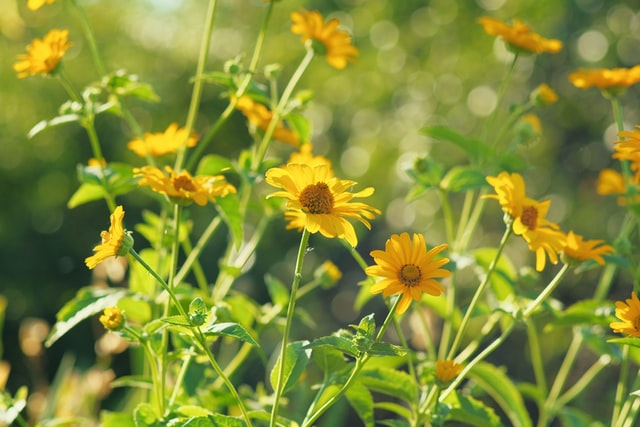
#> input picture Image_Data/flowers.jpg, 640 x 427 px, found by its file name
$ jupyter execute Histograms.ipynb   (shell and % lines are left out)
#> lines starting #> are read from the running program, lines starting #| are printed output that depends on the picture
# Image Histograms
### Overview
Histograms provide amazing visuals and information that can be very helpful when making decisions in computer vision. Histograms are commonly used to provide data for more accurate thresholding values and can also help preserve details and provide greater constrast to reduce noise as will be shown later in the section.

#### Color Histograms Using Numpy
Before getting into the opencv syntax, the following demonstration will show how to calculate a color histogram for an image to provide a greater understanding of what goes on behind the scenes.

[cell 1]
import cv2
import numpy as np
import matplotlib.pyplot as plt

flower_img = cv2.imread('../Image_Data/flowers.jpg')
#> flower_img is the input picture: shape (427, 640, 3); mean B, G, R 55, 140.6, 131.4
flower_img = cv2.cvtColor(flower_img, cv2.COLOR_BGR2RGB)
plt.imshow(flower_img)

After the image is loaded in, the frequencies of the pixel values contained in each color channel must be recorded. The simple method below take an input image and desired color channel (0=R, 1=G, 2=B) and returns a pixel frequency array for that desired channel:

[cell 2]
def gen_freq_list(img, channel):
#> called with channel = 0
    if channel > 2 or channel < 0:
        return None

    freq_list = [0] * 256
    for row in range(len(img)):
        for col in range(len(img[row])):
            freq_list[img[row, col, channel]]+=1
#> after the loop, freq_list = 256 values, max 2065 at index 137, min 0 at index 0, mean 1067.5
    return freq_list

This method can then be used to get the frequencies to display the color histogram for the flower image

[cell 3]
red_freq = gen_freq_list(flower_img, 0)
#> red_freq has the same summary as freq_list in gen_freq_list
green_freq = gen_freq_list(flower_img, 1)
#> green_freq = 256 values, max 2844 at index 153, min 0 at index 0, mean 1067.5
blue_freq = gen_freq_list(flower_img, 2)
#> blue_freq = 256 values, max 5224 at index 36, min 0 at index 229, mean 1067.5
plt.title('Color Histogram - Using Numpy Arrays')
plt.plot(red_freq, color='red')
plt.plot(green_freq, color='green')
plt.plot(blue_freq, color='blue')
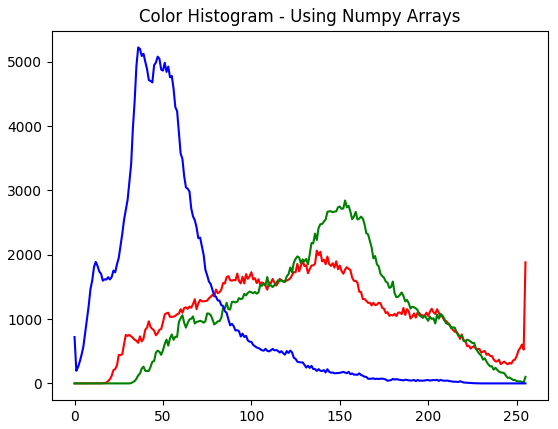
#> figure drawn by matplotlib, 1 panel; curve peaks at x = 137, y = 2065; curve peaks at x = 153, y = 2844; curve peaks at x = 36, y = 5224

#### Color Histograms Using opencv
Creating and plotting a color histogram is much simpler using opencv. The calcHist() allows the list of frequencies performs all of the work that the gen_freq_list did above. The code to display a simple color histogram using opencv is shown below. a colors tuple and enumerate are used to provide both a counter and access to the tuple values simultaneously to be used when calculating the histogram.

[cell 4]
colors = ('r', 'g', 'b')
plt.title('Color Histogram - Using opencv')
for channel, color in enumerate(colors):
    histogram = cv2.calcHist([flower_img], [channel], None, [256], [0,256])
    plt.plot(histogram, color=color)
#> figure, not shown here; curve peaks at x = 137, y = 2065; curve peaks at x = 153, y = 2844; curve peaks at x = 36, y = 5224

The color histograms calculated are the same using both methods, as is expected. The manual way was provided to help provide a better understanding of how a color histogram is actually calculated.

***
### Histogram Equalization - Demonstration

Beyond just basic histograms, a technique known as histogram equalization is commonly used to create sharper details through contrast by distributing the frequency of values. This technique is achieved by giving a linear trend to the cumulative distribution function (cdf), which is used to ultimately calculate new intensity values for grayscale images.

[cell 5]
gray_flower_img = cv2.imread('../Image_Data/flowers.jpg', 0)
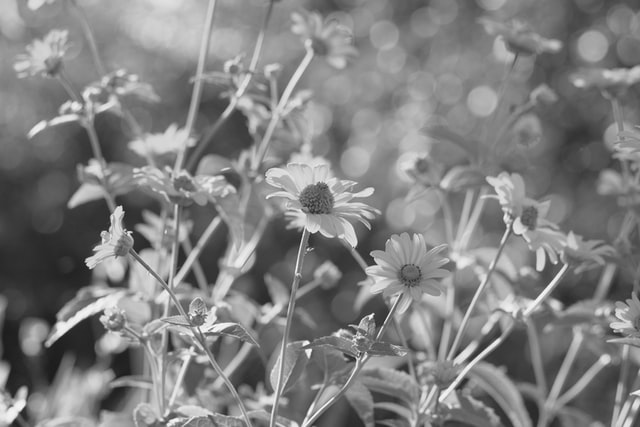
#> gray_flower_img: shape (427, 640); min 25, max 255, mean 128.1
plt.imshow(gray_flower_img, cmap='gray')
#img w/o histogram equilization

Below is a method to calculate the cumululative histogram (cdf) for the image passed in:

[cell 6]
def calc_cum_hist(img):
    img_arr = img.copy().flatten()
    img_arr.sort()
    total = 0
    result = [0] * 256
    for val in img_arr:
        total+=1
        result[val] = total
#> this loop made 273280 passes
#> val on passes 1 to 3: 25, 26, 27
#> after the loop, result = 256 values from 0 to 273280; total = 273280
    return result

[cell 7]
cum_hist = calc_cum_hist(gray_flower_img)
#> cum_hist = 256 values from 0 to 273280
plt.plot(cum_hist)
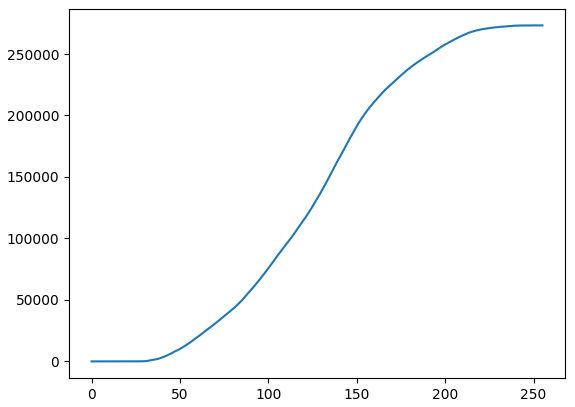
#> figure drawn by matplotlib, 1 panel; curve peaks at x = 255, y = 273280

We can then use the calculated cdf for this image to find the new intensity pixel values for the grayscale image using the a generalized form of the histogram equalization equation:
<center></center>

* M: Image width
* N: Image height
* v: intensity value
* L: number of gray pixels used (usually 256)

[cell 8]
def equalize(img):
    img_copy = img.copy()
    cum_hist = calc_cum_hist(img_copy)
#> the loop in calc_cum_hist (call 2), `for val in img_arr:` made 273280 passes
#> cum_hist = 256 values from 0 to 273280
    for row in range(len(img_copy)):
        for col in range(len(img_copy[row])):
            val = round(((cum_hist[img_copy[row, col]] - cum_hist[0])/((len(img_copy) * len(img_copy[0])) - cum_hist[0])) * 255)
            img_copy[row, col] = val
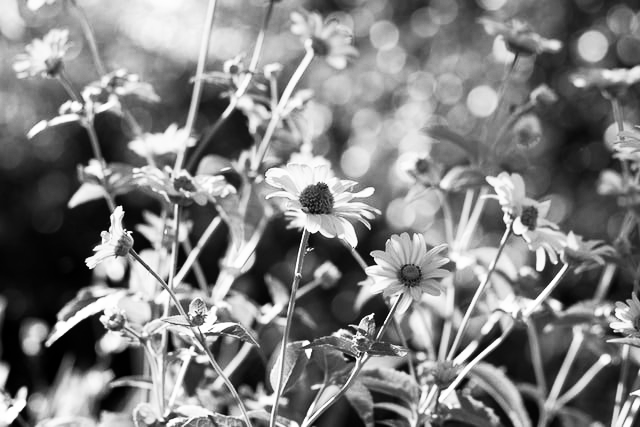
#> img_copy: shape (427, 640); min 0, max 255, mean 128.3
    return img_copy

After equalization, the flower image now looks as follows:

[cell 9]
equa_gray_flowers = equalize(gray_flower_img)
plt.imshow(equa_gray_flowers, cmap='gray')

[cell 10]
cumul_hist_eq = calc_cum_hist(equa_gray_flowers)
#> cumul_hist_eq = 256 values, max 273280 at index 255, min 0 at index 36, mean 91104
plt.plot(cumul_hist_eq)
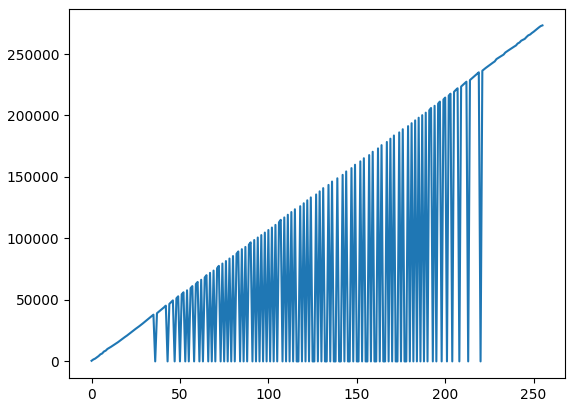
#> figure drawn by matplotlib, 1 panel; curve peaks at x = 255, y = 273280

The histograms before and after equalization are plotted below:

[cell 11]
f = plt.figure(figsize=(10,3))
ax = f.add_subplot(121, title='Intesity Histogram - Arrays')
ax2 = f.add_subplot(122, title='Histogram Equalization - Arrays')
ax.hist(gray_flower_img.copy().flatten(), 256)
ax2.hist(equa_gray_flowers.copy().flatten(), 256)
plt.show()
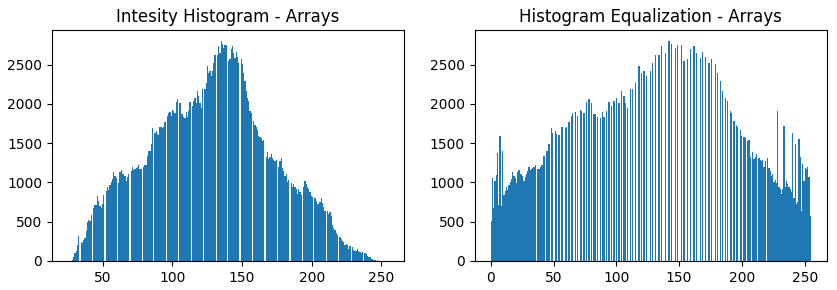
#> figure drawn by matplotlib, 2 panels; panel 1: tallest bar 2800 high, from x = 134.6 to 135.5; panel 2: tallest bar 2800 high, from x = 141.4 to 142.4

The values are more evenly distributed in the equalized histogram, and the image shown above had much better contrast as a result

#### Histogram Equalization - opencv
opencv provides many helpful methods that can do all of the image processing. Histogram equalization is no exception. As shown below, the equalized grayscale image coded manually and the opencv equalizeHist() method provide the same result.

[cell 12]
eq_flower = cv2.equalizeHist(gray_flower_img)
fig, axarr = plt.subplots(1, 2, figsize=(15, 15))
axarr[0].imshow(equa_gray_flowers, cmap='gray')
axarr[1].imshow(eq_flower, cmap='gray')

The equalized histograms values can then be calculated and inspected as follows:

[cell 13]
eq_hist_vals = cv2.calcHist([eq_flower], channels=[0], mask=None, histSize=[256], ranges=[0,256])
#> eq_hist_vals = 256 values, max 2800 at index 142, min 0 at index 36, mean 1067.5
plt.plot(eq_hist_vals)
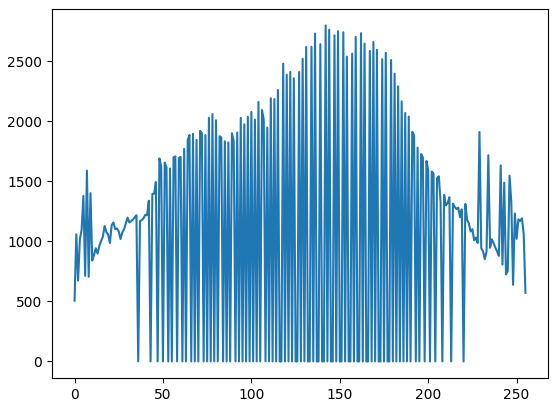
#> figure drawn by matplotlib, 1 panel; curve peaks at x = 142, y = 2800

Taking a look at the equalized histogram computed manually and the one computed by the opencv library, they look very similar if not exactly the same.

[cell 14]
f = plt.figure(figsize=(10,3))
ax = f.add_subplot(121, label='Equalized Histogram - Arrays', title='Equalized Histogram - Arrays')
ax2 = f.add_subplot(122, label='Equalized Histogram - opencv', title='Equalized Histogram - opencv')
ax.hist(equa_gray_flowers.copy().flatten(), 256)
ax2.plot(eq_hist_vals)
plt.show()
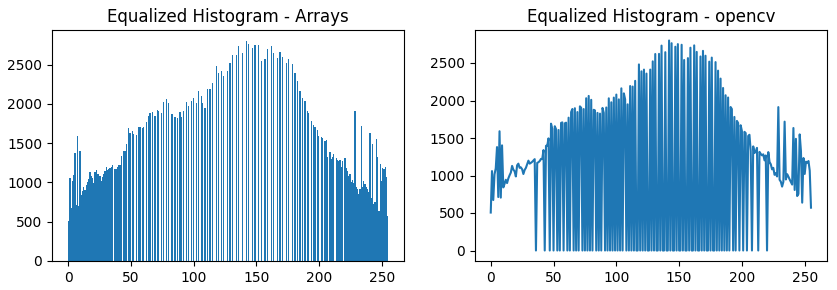
#> figure drawn by matplotlib, 2 panels; panel 1: tallest bar 2800 high, from x = 141.4 to 142.4; panel 2: curve peaks at x = 142, y = 2800

Opencv can also be used to increase contrast in regular colored images as well.

[cell 15]
# Histogram equalization for a colorized image
flower_img = cv2.imread('../Image_Data/flowers.jpg')
flower_img = cv2.cvtColor(flower_img, cv2.COLOR_BGR2HSV)
#> flower_img: shape (427, 640, 3); mean H, S, V 37.1, 151.6, 146.2
flower_img[:, :, 2] = cv2.equalizeHist(flower_img[:, :, 2])
#> flower_img: shape (427, 640, 3); mean H, S, V 37.1, 151.6, 128.2
flower_img_eq = cv2.cvtColor(flower_img, cv2.COLOR_HSV2RGB)
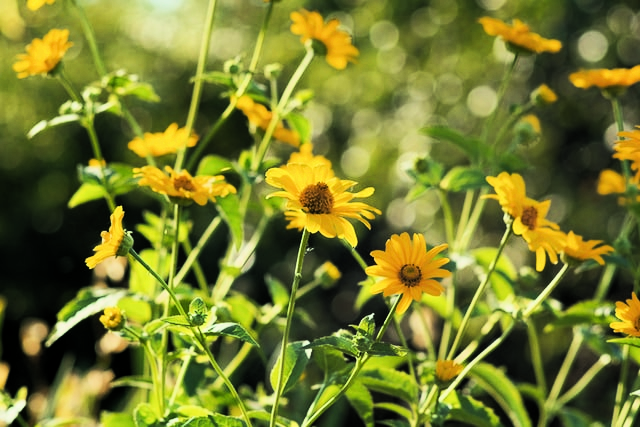
#> flower_img_eq: shape (427, 640, 3); mean R, G, B 117.2, 122.3, 45
plt.imshow(flower_img_eq)

$ run again, with Image_Data/chess.jpg copied over Image_Data/flowers.jpg
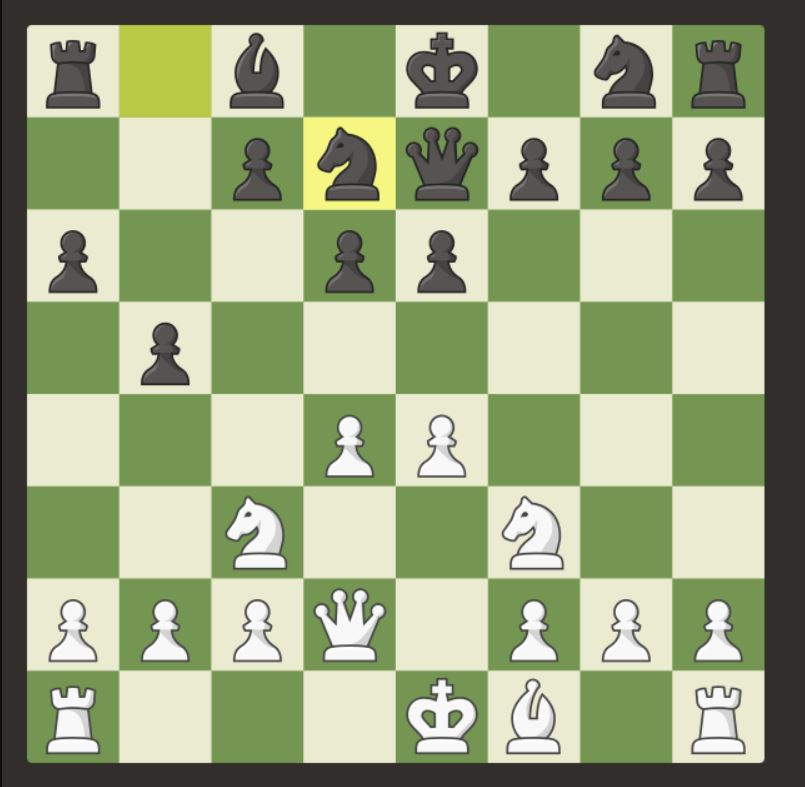
#> input picture Image_Data/chess.jpg, 805 x 787 px, found by its file name
#> flower_img is the input picture: shape (787, 805, 3); mean B, G, R 128.3, 165.3, 154.1
#> after the loop in gen_freq_list, `for row in range(len(img)):`: freq_list = 256 values, max 143221 at index 235, min 0 at index 0, mean 2474.7
#> red_freq has the same summary as freq_list in gen_freq_list
#> green_freq = 256 values, max 142514 at index 235, min 0 at index 0, mean 2474.7
#> blue_freq = 256 values, max 143009 at index 82, min 0 at index 1, mean 2474.7
#> after the loop in calc_cum_hist, `for val in img_arr:`: result = 256 values, max 633535 at index 255, min 0 at index 0, mean 243020.3; total = 633535
#> `cum_hist = calc_cum_hist(gray_flower_img)`: cum_hist has the same summary as result in calc_cum_hist
#> in equalize, `cum_hist = calc_cum_hist(img_copy)`: cum_hist has the same summary as result in calc_cum_hist
#> after the loop in equalize, `for row in range(len(img_copy)):`:
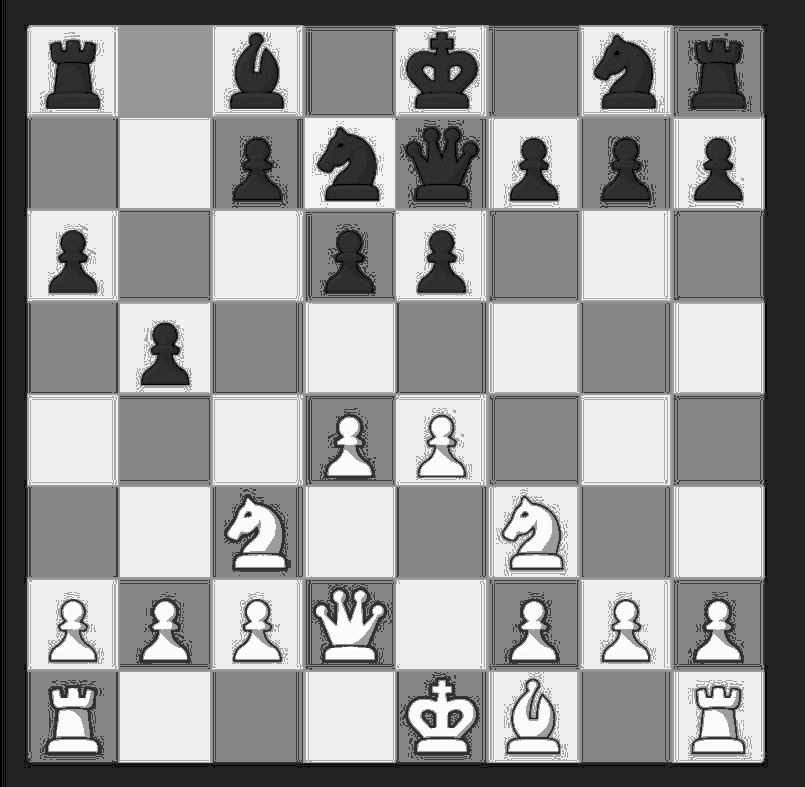
#> img_copy: shape (787, 805); min 1, max 255, mean 148.8
#> cumul_hist_eq = 256 values, max 633535 at index 255, min 0 at index 0, mean 74856.8
#> eq_hist_vals = 256 values, max 175862 at index 134, min 0 at index 4, mean 2474.7
#> `flower_img_eq = cv2.cvtColor(flower_img, cv2.COLOR_HSV2RGB)`:
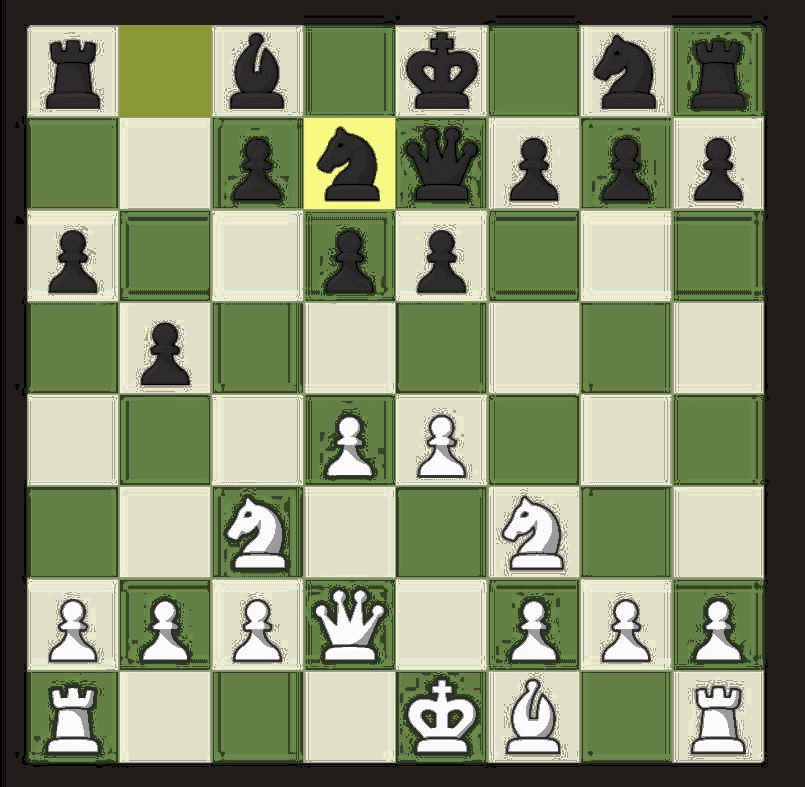
#> flower_img_eq: shape (787, 805, 3); mean R, G, B 132.7, 141.8, 110.7
